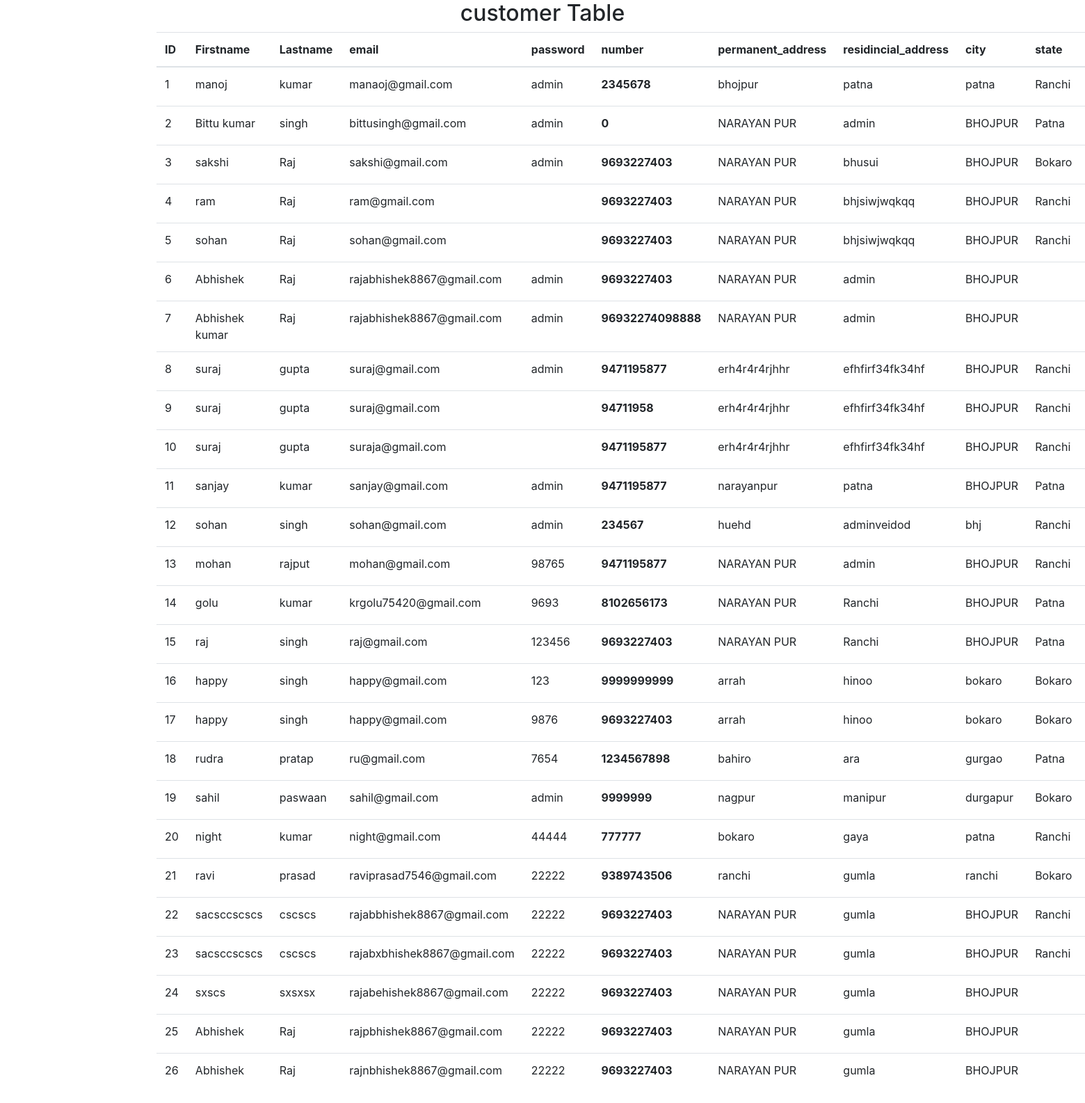
Screenshot of /table/ with the database file from the repository.
### app/models.py (models this page shows)
class Customer(models.Model):
    first_name=models.CharField(max_length=225)
    last_name=models.CharField(max_length=225)
    email=models.EmailField(max_length=225)
    password=models.CharField(max_length=225)
    permanent_address=models.CharField(max_length=225)
    residincial_address=models.CharField(max_length=225)
    city=models.CharField(max_length=225)
    state=models.CharField(max_length=225)
    number=models.IntegerField(max_length=12,default=0)
    checkbox=models.CharField(max_length=225,default=1)
    image=models.ImageField(default=None,null=True,blank=True,upload_to='img')

### app/views.py (the view)
# urls.py: path('table/',views.table,name='table'),
def table(request):
    title='table'
    custdata=Customer.objects.all()
    return render(request,'table.html',{'title':title,'custdata':custdata})

### app/templates/table.html (shortened to what this page needs)
<!DOCTYPE html>
{% load static %}
<html lang="en">
<head>
  <link rel="stylesheet" href="{% static '../static/index.css' %}">
  <link rel="stylesheet" href="https://cdn.jsdelivr.net/npm/bootstrap@4.6.2/dist/css/bootstrap.min.css">
</head>
<body>
<div class="container">
  <h2 class="text-center">customer Table</h2>
  <table class="table">
    <thead>
      <tr>
        <th>ID</th>
        <th>Firstname</th>
        <th>Lastname</th>
        <th>email</th>
        <th>password</th>
        <th>number</th>
        <th>permanent_address</th>
        <th>residincial_address</th>
        <th>city</th>
        <th>state</th>
        <th>image</th>
      </tr>
    </thead>
    <tbody>
        {% if custdata %}
        {% for i in custdata %}
      <tr>
        <td>{{forloop.counter}}</td>
        <td>{{i.first_name}}</td>
        <td>{{i.last_name}}</td>
        <td>{{i.email}}</td>
        <td>{{i.password}}</td>
        <th>{{i.number}}</th>
        <td>{{i.permanent_address}}</td>
        <td>{{i.residincial_address}}</td>
        <td>{{i.city}}</td>
        <td>{{i.state}}</td>
        <td>{{i.image}}</td>
      </tr>
      {% endfor %}
      {% endif %}
    </tbody>
  </table>
</div>
</body>
</html>

### app/static/index.css (style rules this page uses)
@media (max-width:2560px) { body { background-color: whitesmoke; } }

### rows the page displays
Customer: first_name "manoj", last_name "kumar", email "manaoj@gmail.com", password "admin", number "2345678", permanent_address "bhojpur", residincial_address "patna", city "patna", state "Ranchi"
Customer: first_name "Bittu kumar", last_name "singh", email "bittusingh@gmail.com", password "admin", number "0", permanent_address "NARAYAN PUR", residincial_address "admin", city "BHOJPUR", state "Patna"
Customer: first_name "sakshi", last_name "Raj", email "sakshi@gmail.com", password "admin", number "9693227403", permanent_address "NARAYAN PUR", residincial_address "bhusui", city "BHOJPUR", state "Bokaro"
Customer: first_name "ram", last_name "Raj", email "ram@gmail.com", number "9693227403", permanent_address "NARAYAN PUR", residincial_address "bhjsiwjwqkqq", city "BHOJPUR", state "Ranchi"
Customer: first_name "sohan", last_name "Raj", email "sohan@gmail.com", number "9693227403", permanent_address "NARAYAN PUR", residincial_address "bhjsiwjwqkqq", city "BHOJPUR", state "Ranchi"
Customer: first_name "Abhishek", last_name "Raj", email "rajabhishek8867@gmail.com", password "admin", number "9693227403", permanent_address "NARAYAN PUR", residincial_address "admin", city "BHOJPUR"
Customer: first_name "Abhishek kumar", last_name "Raj", email "rajabhishek8867@gmail.com", password "admin", number "96932274098888", permanent_address "NARAYAN PUR", residincial_address "admin", city "BHOJPUR"
Customer: first_name "suraj", last_name "gupta", email "suraj@gmail.com", password "admin", number "9471195877", permanent_address "erh4r4r4rjhhr", residincial_address "efhfirf34fk34hf", city "BHOJPUR", state "Ranchi"
Customer: first_name "suraj", last_name "gupta", email "suraj@gmail.com", number "94711958", permanent_address "erh4r4r4rjhhr", residincial_address "efhfirf34fk34hf", city "BHOJPUR", state "Ranchi"
Customer: first_name "suraj", last_name "gupta", email "suraja@gmail.com", number "9471195877", permanent_address "erh4r4r4rjhhr", residincial_address "efhfirf34fk34hf", city "BHOJPUR", state "Ranchi"
Customer: first_name "sanjay", last_name "kumar", email "sanjay@gmail.com", password "admin", number "9471195877", permanent_address "narayanpur", residincial_address "patna", city "BHOJPUR", state "Patna"
Customer: first_name "sohan", last_name "singh", email "sohan@gmail.com", password "admin", number "234567", permanent_address "huehd", residincial_address "adminveidod", city "bhj", state "Ranchi"
Customer: first_name "mohan", last_name "rajput", email "mohan@gmail.com", password "98765", number "9471195877", permanent_address "NARAYAN PUR", residincial_address "admin", city "BHOJPUR", state "Ranchi"
Customer: first_name "golu", last_name "kumar", email "krgolu75420@gmail.com", password "9693", number "8102656173", permanent_address "NARAYAN PUR", residincial_address "Ranchi", city "BHOJPUR", state "Patna"
Customer: first_name "raj", last_name "singh", email "raj@gmail.com", password "123456", number "9693227403", permanent_address "NARAYAN PUR", residincial_address "Ranchi", city "BHOJPUR", state "Patna"
Customer: first_name "happy", last_name "singh", email "happy@gmail.com", password "123", number "9999999999", permanent_address "arrah", residincial_address "hinoo", city "bokaro", state "Bokaro"
Customer: first_name "happy", last_name "singh", email "happy@gmail.com", password "9876", number "9693227403", permanent_address "arrah", residincial_address "hinoo", city "bokaro", state "Bokaro"
Customer: first_name "rudra", last_name "pratap", email "ru@gmail.com", password "7654", number "1234567898", permanent_address "bahiro", residincial_address "ara", city "gurgao", state "Patna"
Customer: first_name "sahil", last_name "paswaan", email "sahil@gmail.com", password "admin", number "9999999", permanent_address "nagpur", residincial_address "manipur", city "durgapur", state "Bokaro"
Customer: first_name "night", last_name "kumar", email "night@gmail.com", password "44444", number "777777", permanent_address "bokaro", residincial_address "gaya", city "patna", state "Ranchi"
Customer: first_name "ravi", last_name "prasad", email "raviprasad7546@gmail.com", password "22222", number "9389743506", permanent_address "ranchi", residincial_address "gumla", city "ranchi", state "Bokaro"
Customer: first_name "sacsccscscs", last_name "cscscs", email "rajabbhishek8867@gmail.com", password "22222", number "9693227403", permanent_address "NARAYAN PUR", residincial_address "gumla", city "BHOJPUR", state "Ranchi"
Customer: first_name "sacsccscscs", last_name "cscscs", email "rajabxbhishek8867@gmail.com", password "22222", number "9693227403", permanent_address "NARAYAN PUR", residincial_address "gumla", city "BHOJPUR", state "Ranchi"
Customer: first_name "sxscs", last_name "sxsxsx", email "rajabehishek8867@gmail.com", password "22222", number "9693227403", permanent_address "NARAYAN PUR", residincial_address "gumla", city "BHOJPUR"
Customer: first_name "Abhishek", last_name "Raj", email "rajpbhishek8867@gmail.com", password "22222", number "9693227403", permanent_address "NARAYAN PUR", residincial_address "gumla", city "BHOJPUR"
Customer: first_name "Abhishek", last_name "Raj", email "rajnbhishek8867@gmail.com", password "22222", number "9693227403", permanent_address "NARAYAN PUR", residincial_address "gumla", city "BHOJPUR"
